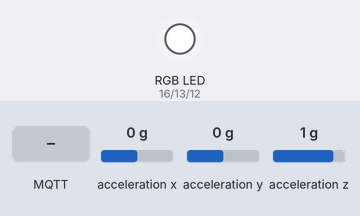
Recording of a sketch running on a simulated ESP32. Parts: an RGB LED mixed from three pins (HIGH = lit). Inputs (shaded band) come from the test bench; at power-on: acceleration x 0 g, acceleration y 0 g, acceleration z 1 g. WiFi joins after 1.5 s; servers stay silent unless stated; the local clock reads 2024-03-15 10:24:30 at power-on unless the sketch sets it; EEPROM starts erased; no MQTT or app messages arrive unless stated.

Above: at 2.1 s.
2.2 s: MQTT message "goal:" arrives on the first subscribed topic
At 5.15 s:
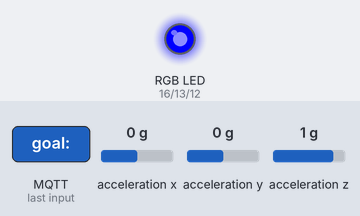
5.2 s: MQTT message "sens:" arrives on the first subscribed topic
At 7.11 s:
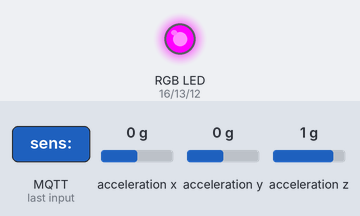
Timing chart, 0 to 14.2 s (numbered marks = the images above; inputs shaded):
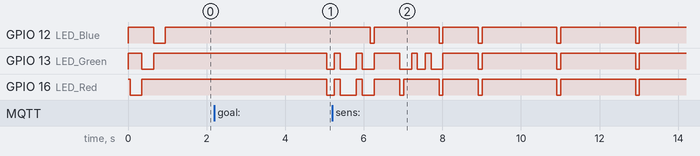

The sketch:

smart_step_counterMQTT.ino
```cpp
/*
  ESP32 Smart Step Counter (OPTIMIZED MQTT Version)
  + ACCEL STREAM PUBLISH (for VM inference)

  What’s new:
  - Publishes raw accelerometer samples at 20Hz to:
      smartsteps/<DEVICE_ID>/accel
    with JSON payload: {"ax":..,"ay":..,"az":..,"t":..}

  Your VM inference service subscribes to smartsteps/+/accel
  and publishes predictions to smartsteps/<DEVICE_ID>/pred
*/

#include <WiFi.h>
#include <PubSubClient.h>
#include <ArduinoJson.h>
#include <time.h>
#include <Wire.h>
#include <MMA7660.h>
#include <EEPROM.h>

// ===== CONFIGURATION =====
const char* ssid = "Haykel4AI";
const char* password = "Galaxy#Planet*";

const char* mqtt_server = "broker.emqx.io";
const int mqtt_port = 1883;

// Device ID (important for per-device topics)
const char* DEVICE_ID = "esp32_01";

// Existing topics
const char* TOPIC_STEPS  = "smartsteps/steps";
const char* TOPIC_CONFIG = "smartsteps/config";

// New topic for raw accel stream (for VM model)
const char* TOPIC_ACCEL  = "smartsteps/esp32_01/accel"; // keep hard-coded to match DEVICE_ID above
// If you want it truly dynamic, see note at the bottom.

// ===== HARDWARE PINS =====
#define LED_Red   16
#define LED_Green 13
#define LED_Blue  12
#define BAT_ADC_PIN 34

// ===== GLOBAL STATE =====
volatile uint32_t stepCount = 0;
volatile int32_t stepGoal = 6000;
volatile float sensitivity = 1.25f;
volatile bool goalReachedToday = false;
volatile bool newStepsAvailable = false;
volatile int batteryPercent = 100;

// ===== TASK TIMING =====
uint32_t lastStepPublish = 0;
uint32_t lastSensorRead = 0;
uint32_t lastBatteryRead = 0;
uint32_t lastConnectionCheck = 0;
uint32_t lastDayCheck = 0;
uint32_t lastActivityTime = 0;
uint32_t connectionLedOffTime = 0;

// NEW: accel publish timing
uint32_t lastAccelPublish = 0;

// ===== OPTIMIZED INTERVALS =====
const uint32_t SENSOR_INTERVAL = 50;      // 20Hz sampling
const uint32_t PUBLISH_INTERVAL = 2000;   // steps publish every 2 seconds or on change
const uint32_t BATTERY_INTERVAL = 30000;  // 30 seconds
const uint32_t CONNECTION_CHECK = 5000;   // 5 seconds
const uint32_t DAY_CHECK_INTERVAL = 60000; // 1 minute
const uint32_t CONNECTION_LED_DURATION = 3000; // Cyan LED stays on for 3 seconds after connection
const uint32_t INACTIVITY_TIMEOUT = 5000; // Turn off LED after 5 seconds of no steps

// NEW: accel stream publish rate (20Hz)
const uint32_t ACCEL_PUBLISH_INTERVAL = 50;

// ===== OBJECTS =====
WiFiClient espClient;
PubSubClient client(espClient);
MMA7660 accel;

// ===== PRE-ALLOCATED BUFFERS =====
char jsonBuffer[256];              // reuse buffer
StaticJsonDocument<256> jsonDoc;   // slightly larger (steps payload + accel payload)

// ===== OPTIMIZED LED FUNCTIONS =====
void rgbOff() { digitalWrite(LED_Red, HIGH); digitalWrite(LED_Green, HIGH); digitalWrite(LED_Blue, HIGH); }
void rgbColor(bool r, bool g, bool b) {
  digitalWrite(LED_Red, r ? LOW : HIGH);
  digitalWrite(LED_Green, g ? LOW : HIGH);
  digitalWrite(LED_Blue, b ? LOW : HIGH);
}
void rgbBlink(bool r, bool g, bool b, int times = 1, int onMs = 150, int offMs = 100) {
  for (int i = 0; i < times; i++) {
    rgbColor(r, g, b);
    delay(onMs);
    rgbOff();
    if (i < times - 1) delay(offMs);
  }
}
void quickBlink(bool r, bool g, bool b) {
  rgbColor(r, g, b);
  delay(80);
  rgbOff();
}

// ===== OPTIMIZED STEP DETECTION =====
float g_est = 9.81f;
float prev_hp = 0.0f;
uint32_t lastStepMs = 0;

bool detectStep(float ax, float ay, float az, uint32_t nowMs) {
  float mag = sqrtf(ax*ax + ay*ay + az*az);

  // High-pass filter
  g_est = 0.9f * g_est + 0.1f * mag;
  float hp = mag - g_est;

  bool stepDetected = (prev_hp <= sensitivity && hp > sensitivity &&
                       hp < 50.0f && (nowMs - lastStepMs) >= 280);

  prev_hp = hp;

  if (stepDetected) {
    lastStepMs = nowMs;
    lastActivityTime = nowMs;
    stepCount++;
    newStepsAvailable = true;

    // Yellow blink for step
    rgbBlink(true, true, false, 1, 100, 0);

    if (!goalReachedToday && stepCount >= (uint32_t)stepGoal) {
      goalReachedToday = true;
      // Green celebration
      rgbBlink(false, true, false, 3, 200, 150);
    }
    return true;
  }
  return false;
}

// ===== OPTIMIZED JSON PUBLISHING =====
void publishSteps() {
  if (!client.connected()) return;

  jsonDoc.clear();
  jsonDoc["steps"] = stepCount;
  jsonDoc["goal"] = stepGoal;
  jsonDoc["goalReachedToday"] = goalReachedToday;
  jsonDoc["battery"] = batteryPercent;
  jsonDoc["timestamp"] = (uint32_t)time(nullptr);

  size_t len = serializeJson(jsonDoc, jsonBuffer, sizeof(jsonBuffer));
  client.publish(TOPIC_STEPS, jsonBuffer, len);

  // White blink on steps publish
  rgbBlink(true, true, true, 1, 100, 0);
}

// NEW: publish raw accel samples for VM inference
void publishAccel(float ax, float ay, float az, uint32_t nowMs) {
  if (!client.connected()) return;

  jsonDoc.clear();
  jsonDoc["ax"] = ax;
  jsonDoc["ay"] = ay;
  jsonDoc["az"] = az;
  jsonDoc["t"]  = nowMs; // millis timestamp

  size_t len = serializeJson(jsonDoc, jsonBuffer, sizeof(jsonBuffer));
  client.publish(TOPIC_ACCEL, jsonBuffer, len);

  // No LED blink here (too frequent)
}

// ===== FAST BATTERY READING =====
void readBattery() {
  int raw = analogRead(BAT_ADC_PIN);
  float v = ((float)raw / 4095.0f) * 3.3f * 2.0f;
  v = constrain(v, 3.30f, 4.20f);
  batteryPercent = (int)((v - 3.30f) / (4.20f - 3.30f) * 100.0f);
  batteryPercent = constrain(batteryPercent, 0, 100);
}

// ===== FAST ACCELEROMETER READING =====
bool readAccel(float &ax, float &ay, float &az) {
  int8_t x, y, z;
  if (!accel.getXYZ(&x, &y, &z)) return false;

  // scale to m/s^2 (as your code already does)
  static const float SCALE = (1.5f / 32.0f) * 9.81f;
  ax = (float)x * SCALE;
  ay = (float)y * SCALE;
  az = (float)z * SCALE;
  return true;
}

// ===== OPTIMIZED CONNECTION MANAGEMENT =====
void checkConnections() {
  uint32_t now = millis();

  // WiFi check
  if (WiFi.status() != WL_CONNECTED) {
    static uint32_t lastWifiAttempt = 0;
    if (now - lastWifiAttempt > 2000) {
      WiFi.reconnect();
      lastWifiAttempt = now;
      rgbBlink(true, false, true, 2, 150, 150); // Purple
    }
    return;
  }

  // MQTT check
  if (!client.connected()) {
    static uint32_t lastMqttAttempt = 0;
    if (now - lastMqttAttempt > 2000) {
      // Unique client id (avoid collisions on public broker)
      String cid = String("ESP32_SmartSteps_") + DEVICE_ID;

      if (client.connect(cid.c_str())) {
        client.subscribe(TOPIC_CONFIG);
        rgbColor(false, true, true); // Cyan
        connectionLedOffTime = now + CONNECTION_LED_DURATION;
      }
      lastMqttAttempt = now;
    }
  }
}

// ===== MQTT CALLBACK =====
void mqttCallback(char* topic, byte* payload, unsigned int length) {
  if (length == 0) return;

  String cmd = "";
  for (unsigned int i = 0; i < length && i < 32; i++) {
    cmd += (char)payload[i];
  }

  if (cmd == "reset") {
    stepCount = 0;
    goalReachedToday = false;
    newStepsAvailable = true;
    rgbBlink(false, false, true, 3, 200, 150); // Blue
  }
  else if (cmd.startsWith("goal:")) {
    stepGoal = cmd.substring(5).toInt();
    EEPROM.put(4, stepGoal);
    EEPROM.commit();
    rgbBlink(true, true, false, 2, 200, 150); // Yellow
  }
  else if (cmd.startsWith("sens:")) {
    sensitivity = cmd.substring(5).toFloat();
    EEPROM.put(8, sensitivity);
    EEPROM.commit();
    rgbBlink(true, true, false, 2, 200, 150); // Yellow
  }
}

// ===== SETUP =====
void setup() {
  Serial.begin(115200);

  pinMode(LED_Red, OUTPUT);
  pinMode(LED_Green, OUTPUT);
  pinMode(LED_Blue, OUTPUT);
  rgbOff();

  Wire.begin();
  accel.init();
  delay(50);

  EEPROM.begin(64);
  EEPROM.get(4, stepGoal);
  EEPROM.get(8, sensitivity);

  WiFi.mode(WIFI_STA);
  WiFi.begin(ssid, password);
  WiFi.setSleep(false);
  espClient.setNoDelay(true);

  client.setServer(mqtt_server, mqtt_port);
  client.setCallback(mqttCallback);
  client.setBufferSize(256);

  configTime(3600, 0, "pool.ntp.org");

  // Startup indicator
  rgbBlink(true, false, false, 1, 300, 100);
  rgbBlink(false, true, false, 1, 300, 100);
  rgbBlink(false, false, true, 1, 300, 100);

  lastActivityTime = millis();
}

// ===== MAIN LOOP =====
void loop() {
  uint32_t now = millis();

  // 1) Check connections
  if (now - lastConnectionCheck >= CONNECTION_CHECK) {
    lastConnectionCheck = now;
    checkConnections();
  }

  // 2) Handle MQTT
  if (client.connected()) {
    client.loop();
  }

  // 3) Read sensor at 20Hz
  if (now - lastSensorRead >= SENSOR_INTERVAL) {
    lastSensorRead = now;

    float ax, ay, az;
    if (readAccel(ax, ay, az)) {

      // NEW: publish accel stream at 20Hz (for VM inference)
      if (client.connected() && (now - lastAccelPublish >= ACCEL_PUBLISH_INTERVAL)) {
        lastAccelPublish = now;
        publishAccel(ax, ay, az, now);
      }

      // Existing step detection
      detectStep(ax, ay, az, now);
    }
  }

  // 4) Publish steps (on change or interval)
  if ((newStepsAvailable && client.connected()) ||
      (now - lastStepPublish >= PUBLISH_INTERVAL)) {
    lastStepPublish = now;
    publishSteps();
    newStepsAvailable = false;
  }

  // 5) Battery every 30s
  if (now - lastBatteryRead >= BATTERY_INTERVAL) {
    lastBatteryRead = now;
    readBattery();
  }

  // 6) Day check placeholder
  if (now - lastDayCheck >= DAY_CHECK_INTERVAL) {
    lastDayCheck = now;
    // day change logic here
  }

  // 7) Connection LED timeout
  if (connectionLedOffTime > 0 && now >= connectionLedOffTime) {
    rgbOff();
    connectionLedOffTime = 0;
  }

  // 8) Turn off LED after inactivity
  if (connectionLedOffTime == 0 &&
      client.connected() &&
      WiFi.status() == WL_CONNECTED &&
      (now - lastActivityTime >= INACTIVITY_TIMEOUT)) {
    rgbOff();
  }

  delay(1);
}

/*
  NOTE (optional improvement):
  If you want TOPIC_ACCEL to be built dynamically from DEVICE_ID, do this:

    String accelTopic = String("smartsteps/") + DEVICE_ID + "/accel";
    // then publish to accelTopic.c_str()

  But keeping it as a const char* is fastest + simplest.
*/
```

Measured:
- after the input at 2.2 s, GPIO 12 (LED_Blue): stays HIGH (without the input it goes to LOW after 2.9 s); GPIO 16 (LED_Red): HIGH → LOW after 2.9 s
